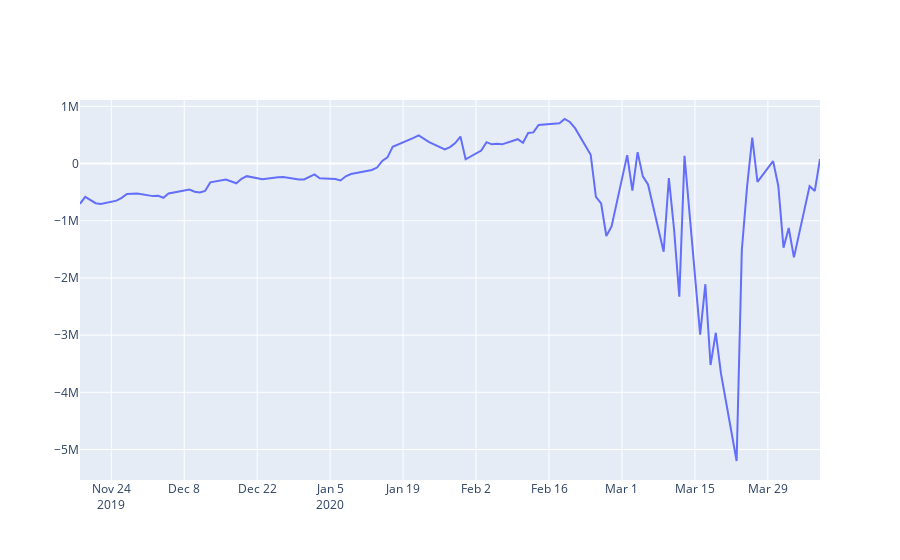

The cell this chart's notebook holds for it:
### Code cell
#volume-price adjusted chart for Visa
#exaggerates price movements based on corresponding daily volume
a, b = calcVolPriceTrend(y["V"])
basicLineGraph(a,b)
